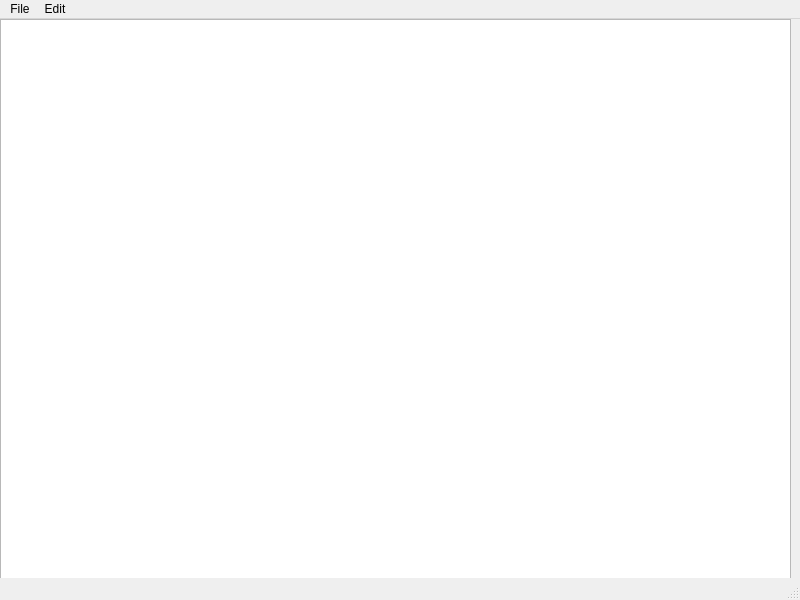
<?xml version="1.0" encoding="UTF-8"?>
<ui version="4.0">
 <class>MainWindow</class>
 <widget class="QMainWindow" name="MainWindow">
  <property name="geometry">
   <rect>
    <x>0</x>
    <y>0</y>
    <width>800</width>
    <height>600</height>
   </rect>
  </property>
  <property name="windowTitle">
   <string>MainWindow</string>
  </property>
  <widget class="QWidget" name="centralwidget">
   <widget class="QWidget" name="verticalLayoutWidget">
    <property name="geometry">
     <rect>
      <x>0</x>
      <y>0</y>
      <width>791</width>
      <height>571</height>
     </rect>
    </property>
    <layout class="QVBoxLayout" name="verticalLayout">
     <item>
      <widget class="QTextEdit" name="textEdit"/>
     </item>
    </layout>
   </widget>
  </widget>
  <widget class="QMenuBar" name="menubar">
   <property name="geometry">
    <rect>
     <x>0</x>
     <y>0</y>
     <width>800</width>
     <height>26</height>
    </rect>
   </property>
   <widget class="QMenu" name="menuFile">
    <property name="title">
     <string>File</string>
    </property>
    <addaction name="separator"/>
    <addaction name="actionnew"/>
    <addaction name="actionopen"/>
    <addaction name="actionsave"/>
    <addaction name="actionprint"/>
    <addaction name="actionExit"/>
   </widget>
   <widget class="QMenu" name="menuEdit">
    <property name="title">
     <string>Edit</string>
    </property>
    <addaction name="actionCopy"/>
    <addaction name="actionPaste"/>
    <addaction name="actionCut"/>
    <addaction name="actionUndo"/>
    <addaction name="actionRedo"/>
   </widget>
   <addaction name="menuFile"/>
   <addaction name="menuEdit"/>
  </widget>
  <widget class="QStatusBar" name="statusbar"/>
  <action name="actionnew">
   <property name="icon">
    <iconset resource="Resources.qrc">
     <normaloff>:/imgs/save.png</normaloff>:/imgs/save.png</iconset>
   </property>
   <property name="text">
    <string>New</string>
   </property>
   <property name="shortcut">
    <string>Ctrl+N</string>
   </property>
  </action>
  <action name="actionopen">
   <property name="icon">
    <iconset resource="Resources.qrc">
     <normaloff>:/imgs/save.png</normaloff>:/imgs/save.png</iconset>
   </property>
   <property name="text">
    <string>Open</string>
   </property>
   <property name="shortcut">
    <string>Ctrl+T</string>
   </property>
  </action>
  <action name="actionsave">
   <property name="icon">
    <iconset>
     <normalon>:/imgs/copy.jpg</normalon>
    </iconset>
   </property>
   <property name="text">
    <string>Save As</string>
   </property>
   <property name="shortcut">
    <string>Ctrl+S</string>
   </property>
  </action>
  <action name="actionprint">
   <property name="icon">
    <iconset>
     <normalon>:/imgs/save.png</normalon>
    </iconset>
   </property>
   <property name="text">
    <string>Print</string>
   </property>
  </action>
  <action name="actionExit">
   <property name="text">
    <string>Exit</string>
   </property>
  </action>
  <action name="actionCopy">
   <property name="icon">
    <iconset>
     <normalon>:/imgs/save.png</normalon>
    </iconset>
   </property>
   <property name="text">
    <string>Copy</string>
   </property>
   <property name="shortcut">
    <string>Ctrl+C</string>
   </property>
  </action>
  <action name="actionPaste">
   <property name="icon">
    <iconset>
     <normalon>:/imgs/copy.jpg</normalon>
    </iconset>
   </property>
   <property name="text">
    <string>Paste</string>
   </property>
   <property name="toolTip">
    <string>&lt;html&gt;&lt;head/&gt;&lt;body&gt;&lt;p&gt;Copy and paste it&lt;/p&gt;&lt;/body&gt;&lt;/html&gt;</string>
   </property>
   <property name="shortcut">
    <string>Ctrl+V</string>
   </property>
  </action>
  <action name="actionCut">
   <property name="icon">
    <iconset>
     <normalon>:/imgs/cut.png</normalon>
    </iconset>
   </property>
   <property name="text">
    <string>Cut</string>
   </property>
   <property name="shortcut">
    <string>Ctrl+X</string>
   </property>
  </action>
  <action name="actionUndo">
   <property name="text">
    <string>Undo</string>
   </property>
  </action>
  <action name="actionRedo">
   <property name="text">
    <string>Redo</string>
   </property>
  </action>
 </widget>
 <resources>
  <include location="Resources.qrc"/>
 </resources>
 <connections/>
</ui>
